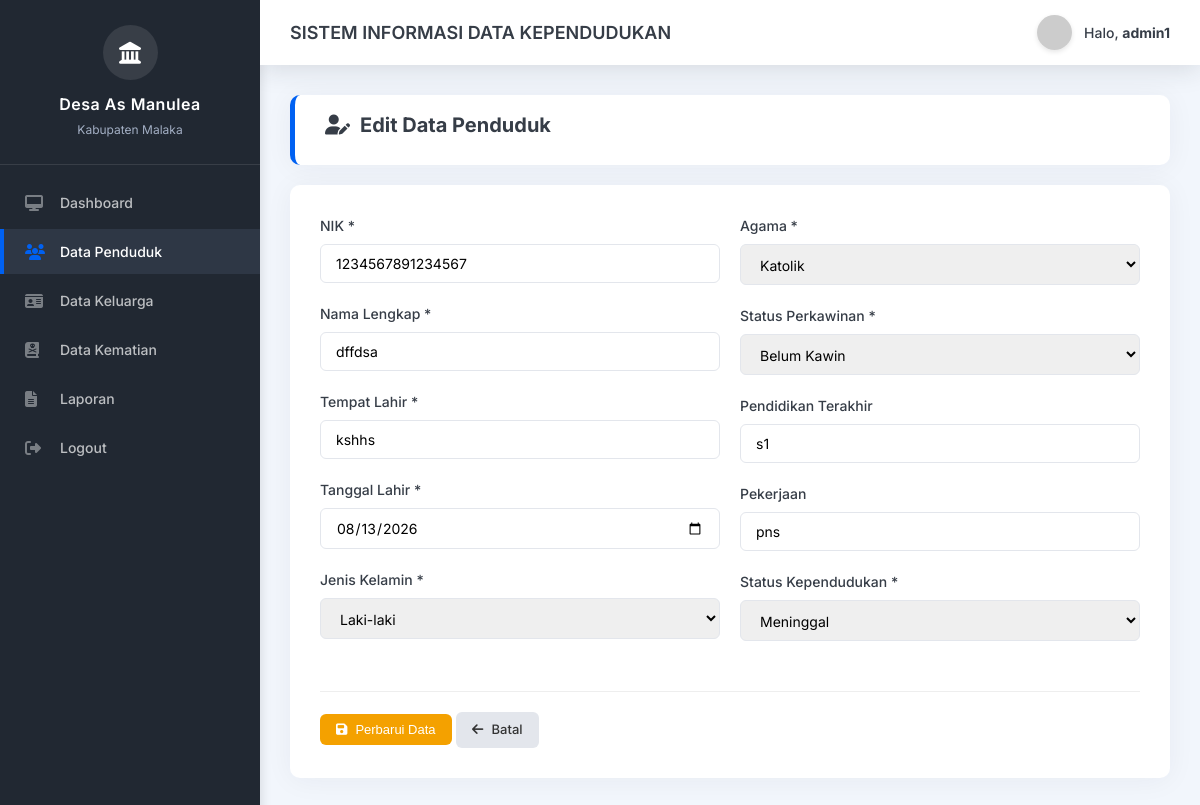
/admin/edit_penduduk.php?id_penduduk=1 (signed in), run on the app's committed database.
### tables this page shows
CREATE TABLE `tabel_penduduk` (
  `id_penduduk` int(20) NOT NULL,
  `id_kepala_desa` int(20) DEFAULT NULL,
  `nik` varchar(50) DEFAULT NULL,
  `nama` varchar(50) DEFAULT NULL,
  `tanggal_lahir` date DEFAULT NULL,
  `jenis_kelamin` enum('Laki-laki','Perempuan') DEFAULT NULL,
  `tempat_lahir` varchar(50) DEFAULT NULL,
  `agama` varchar(20) DEFAULT NULL,
  `status_perkawinan` enum('Belum Kawin','Kawin','Cerai Hidup','Cerai Mati') DEFAULT NULL,
  `pendidikan` varchar(30) DEFAULT NULL,
  `pekerjaan` varchar(30) DEFAULT NULL,
  `status` enum('Aktif','Meninggal','Pindah') DEFAULT NULL
);

### admin/edit_penduduk.php (the view, shortened to what this page needs)
<?php
include '../backend/koneksi.php';
$id_penduduk = isset($_GET['id_penduduk']) ? mysqli_real_escape_string($koneksi, $_GET['id_penduduk']) : "";
$query = mysqli_query($koneksi, "SELECT * FROM tabel_penduduk WHERE id_penduduk='$id_penduduk'");
$data = mysqli_fetch_assoc($query);
?>
<!DOCTYPE html>
<html lang="id">
<head>
    <link rel="stylesheet" href="https://cdnjs.cloudflare.com/ajax/libs/font-awesome/6.4.0/css/all.min.css">
    <link rel="stylesheet" href="dashboard.css">
</head>
<body>
    <div class="layout-container">
        <div class="sidebar">
            <div class="sidebar-header">
                <div class="logo"><i class="fas fa-landmark"></i></div>
                <h2>Desa As Manulea</h2>
                <p>Kabupaten Malaka</p>
            </div>
            <ul class="nav-menu">
                <li><a href="dashboard.php"><i class="fas fa-desktop"></i> <span>Dashboard</span></a></li>
                <li><a href="data_penduduk.php" class="active"><i class="fas fa-users"></i> <span>Data Penduduk</span></a></li>
                <li><a href="data_kk.php"><i class="fas fa-id-card"></i> <span>Data Keluarga</span></a></li>
                <li><a href="kematian.php"><i class="fas fa-book-dead"></i> <span>Data Kematian</span></a></li>
                <li><a href="laporan.php"><i class="fas fa-file-alt"></i> <span>Laporan</span></a></li>
                <li><a href="../logout.php"><i class="fas fa-sign-out-alt"></i> <span>Logout</span></a></li>
            </ul>
        </div>
        <div class="main-content">
            <div class="header">
                <h1>SISTEM INFORMASI DATA KEPENDUDUKAN</h1>
                <div class="user-info">
                    <img src="https://ui-avatars.com/api/?name=<?php echo isset($_SESSION['username']) ? $_SESSION['username'] : 'Admin'; ?>&background=0061f2&color=fff" alt="User Avatar">
                    <span>Halo, <strong><?php echo isset($_SESSION['username']) ? $_SESSION['username'] : 'Admin'; ?></strong></span>
                </div>
            </div>
            <div class="content-wrapper">
                <div class="welcome-section" style="padding: 15px 30px; margin-bottom: 20px;">
                    <h2><i class="fas fa-user-edit"></i> Edit Data Penduduk</h2>
                </div>
                <div class="card-table" style="padding: 30px;">
                    <form action="proses_edit_penduduk.php" method="POST">
                        <div style="display: grid; grid-template-columns: 1fr 1fr; gap: 20px;">
                            <div>
                                <div class="form-group">
                                    <label>NIK *</label>
                                    <input type="number" name="nik" class="form-control" value="<?php echo htmlspecialchars($data['nik']); ?>" required>
                                </div>
                                <div class="form-group">
                                    <label>Nama Lengkap *</label>
                                    <input type="text" name="nama" class="form-control" value="<?php echo htmlspecialchars($data['nama']); ?>" required>
                                </div>
                                <div class="form-group">
                                    <label>Tempat Lahir *</label>
                                    <input type="text" name="tempat_lahir" class="form-control" value="<?php echo htmlspecialchars($data['tempat_lahir']); ?>" required>
                                </div>
                                <div class="form-group">
                                    <label>Tanggal Lahir *</label>
                                    <input type="date" name="tanggal_lahir" class="form-control" value="<?php echo $data['tanggal_lahir']; ?>" required>
                                </div>
                                <div class="form-group">
                                    <label>Jenis Kelamin *</label>
                                    <select name="jenis_kelamin" class="form-control" required>
                                        <option value="Laki-laki" <?php if($data['jenis_kelamin'] == 'Laki-laki') echo 'selected'; ?>>Laki-laki</option>
                                    </select>
                                </div>
                            </div>
                            <div>
                                <div class="form-group">
                                    <label>Agama *</label>
                                    <select name="agama" class="form-control" required>
                                        <option value="Katolik" <?php if($data['agama'] == 'Katolik') echo 'selected'; ?>>Katolik</option>
                                    </select>
                                </div>
                                <div class="form-group">
                                    <label>Status Perkawinan *</label>
                                    <select name="status_perkawinan" class="form-control" required>
                                        <option value="Belum Kawin" <?php if($data['status_perkawinan'] == 'Belum Kawin') echo 'selected'; ?>>Belum Kawin</option>
                                    </select>
                                </div>
                                <div class="form-group">
                                    <label>Pendidikan Terakhir</label>
                                    <input type="text" name="pendidikan" class="form-control" value="<?php echo htmlspecialchars($data['pendidikan']); ?>">
                                </div>
                                <div class="form-group">
                                    <label>Pekerjaan</label>
                                    <input type="text" name="pekerjaan" class="form-control" value="<?php echo htmlspecialchars($data['pekerjaan']); ?>">
                                </div>
                                <div class="form-group">
                                    <label>Status Kependudukan *</label>
                                    <select name="status" class="form-control" required>
                                        <option value="Meninggal" <?php if($data['status'] == 'Meninggal') echo 'selected'; ?>>Meninggal</option>
                                    </select>
                                </div>
                            </div>
                        </div>
                        <div style="margin-top: 30px; border-top: 1px solid #eee; padding-top: 20px;">
                            <button type="submit" class="btn btn-warning" style="background-color: #f4a100; color: white;"><i class="fas fa-save"></i> Perbarui Data</button>
                            <a href="data_penduduk.php" class="btn" style="background-color: #e3e6ec; color: #333;"><i class="fas fa-arrow-left"></i> Batal</a>
                        </div>
                    </form>
                </div>
            </div>
        </div>
    </div>
</body>
</html>

### admin/dashboard.css (style rules this page uses)
:root { --primary: #0061f2; --primary-hover: #004ac1; --sidebar-bg: #212832; --sidebar-hover: #2e3745; --bg-body: #f2f6fc; --card-bg: #ffffff; --success: #00ac69; --danger: #e81500; --warning: #f4a100; --info: #00cfd5; --text-main: #363d47; --text-muted: #a3afc4; --border-color: #e3e6ec; }
* { margin: 0; padding: 0; box-sizing: border-box; }
body { font-family: 'Inter', 'Segoe UI', Tahoma, Geneva, Verdana, sans-serif; background-color: var(--bg-body); color: var(--text-main); line-height: 1.5; -webkit-font-smoothing: antialiased; }
.layout-container { display: flex; width: 100%; min-height: 100vh; }
.sidebar { width: 260px; background-color: var(--sidebar-bg); color: rgba(255, 255, 255, 0.7); flex-shrink: 0; display: flex; flex-direction: column; box-shadow: 2px 0 10px rgba(0,0,0,0.1); transition: all 0.3s ease; }
.sidebar-header { padding: 25px 20px; text-align: center; border-bottom: 1px solid rgba(255,255,255,0.1); }
.sidebar-header .logo { width: 55px; height: 55px; background-color: rgba(255,255,255,0.1); border-radius: 50%; display: flex; align-items: center; justify-content: center; margin: 0 auto 12px; font-size: 22px; color: #fff; }
.sidebar-header h2 { color: #fff; font-size: 16px; font-weight: 600; letter-spacing: 0.5px; }
.sidebar-header p { font-size: 12px; color: var(--text-muted); margin-top: 5px; }
.nav-menu { list-style: none; padding: 15px 0; flex: 1; overflow-y: auto; }
.nav-menu li { margin-bottom: 4px; }
.nav-menu a { display: flex; align-items: center; padding: 12px 25px; color: rgba(255,255,255,0.7); text-decoration: none; font-size: 14px; font-weight: 500; transition: all 0.2s ease-in-out; }
.nav-menu a i { width: 25px; font-size: 16px; margin-right: 10px; color: rgba(255,255,255,0.4); transition: color 0.2s ease-in-out; }
.nav-menu a.active { color: #fff; background-color: var(--sidebar-hover); border-left: 4px solid var(--primary); padding-left: 21px; }
.nav-menu a.active i { color: var(--primary); }
.main-content { flex: 1; display: flex; flex-direction: column; overflow-y: auto; }
.header { background-color: var(--card-bg); padding: 15px 30px; display: flex; justify-content: space-between; align-items: center; box-shadow: 0 0.15rem 1.75rem 0 rgba(33, 40, 50, 0.15); z-index: 10; }
.header h1 { font-size: 18px; font-weight: 600; color: var(--text-main); }
.header .user-info { display: flex; align-items: center; gap: 12px; }
.header .user-info img { width: 35px; height: 35px; border-radius: 50%; object-fit: cover; box-shadow: 0 2px 5px rgba(0,0,0,0.1); }
.header .user-info span { font-size: 14px; font-weight: 500; color: var(--text-main); }
.content-wrapper { padding: 30px; }
.welcome-section { background-color: var(--card-bg); border-radius: 10px; padding: 25px 30px; margin-bottom: 30px; box-shadow: 0 0.15rem 1.75rem 0 rgba(33, 40, 50, 0.05); border-left: 5px solid var(--primary); }
.welcome-section h2 { font-size: 20px; color: var(--text-main); margin-bottom: 10px; display: flex; align-items: center; gap: 10px; }
.card-table { background-color: var(--card-bg); border-radius: 10px; box-shadow: 0 0.15rem 1.75rem 0 rgba(33, 40, 50, 0.05); margin-bottom: 30px; overflow: hidden; }
.btn { display: inline-flex; align-items: center; gap: 8px; padding: 8px 16px; font-size: 13px; font-weight: 500; border-radius: 6px; text-decoration: none; border: none; cursor: pointer; transition: background-color 0.2s ease; }
.form-group { margin-bottom: 20px; }
.form-group label { display: block; margin-bottom: 8px; font-size: 14px; font-weight: 500; color: var(--text-main); }
.form-control { width: 100%; padding: 10px 15px; font-size: 14px; border: 1px solid var(--border-color); border-radius: 6px; transition: border-color 0.2s ease, box-shadow 0.2s ease; font-family: inherit; }

### data on the page
tabel_penduduk: nik "1234567891234567", nama "dffdsa", tempat_lahir "kshhs", tanggal_lahir "08/13/2026", jenis_kelamin "Laki-laki", agama "Katolik", status_perkawinan "Belum Kawin", pendidikan "s1", pekerjaan "pns", status "Meninggal"

### other printed values
$_SESSION['username'] "admin1"
